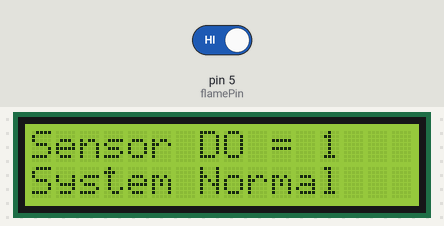
Bench run of a sketch on a simulated Arduino Uno, built with avr-gcc and run on an emulated ATmega328P. Shown: 16×2 character LCD. The test bench sets the inputs (shaded band); at power-on: pin 5 (flamePin) HIGH. What the sketch prints to the serial monitor is not drawn.

Above: at 2.8 s.
2.9 s: pin 5 (flamePin) driven LOW
At 4.6 s:
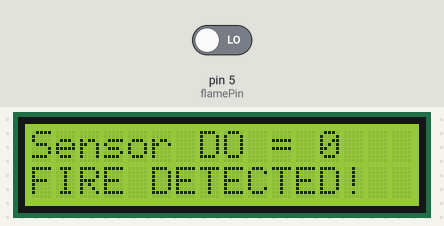
5.2 s: pin 5 (flamePin) driven HIGH
At 7.0 s:
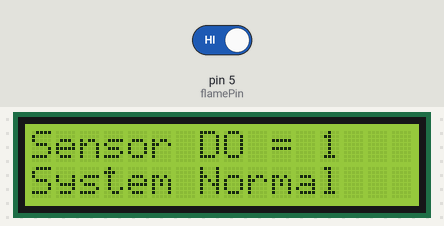
Timing chart, 0 to 8.5 s (numbered marks = the images above; inputs shaded):
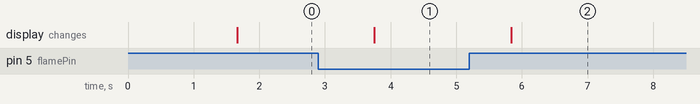

The sketch:

Flame_Detector.ino
```cpp
#include <Wire.h>
#include <LiquidCrystal_I2C.h>
#include <SoftwareSerial.h>

// I2C LCD address
LiquidCrystal_I2C lcd(0x27, 16, 2);

// HC-05: Arduino RX, TX
SoftwareSerial BT(10, 11);

// Flame sensor digital output
const int flamePin = 5;

// Most flame sensors output LOW when flame is detected
const int FLAME_ACTIVE = LOW;

void setup() {
  pinMode(flamePin, INPUT);

  Serial.begin(9600);
  BT.begin(9600);

  lcd.init();
  lcd.backlight();
  lcd.clear();

  lcd.setCursor(0, 0);
  lcd.print("FIRE DETECTOR");
  lcd.setCursor(0, 1);
  lcd.print("System Starting");

  Serial.println("Fire Detector Ready");
  BT.println("Fire Detector Ready");

  delay(1500);
  lcd.clear();
}

void loop() {
  int sensorValue = digitalRead(flamePin);
  bool fireDetected = (sensorValue == FLAME_ACTIVE);

  // Display sensor reading
  lcd.setCursor(0, 0);
  lcd.print("Sensor DO = ");
  lcd.print(sensorValue);
  lcd.print("   ");

  // Display detection status
  lcd.setCursor(0, 1);

  if (fireDetected) {
    lcd.print("FIRE DETECTED!  ");
  } else {
    lcd.print("System Normal   ");
  }

  // Serial Monitor output
  Serial.print("DO = ");
  Serial.print(sensorValue);
  Serial.print(" | ");
  Serial.println(fireDetected ? "FIRE DETECTED!" : "NO FIRE");

  // Mobile Bluetooth output
  BT.println(fireDetected ? "FIRE DETECTED!" : "NO FIRE");

  delay(1000);
}
```

Measured:
- after the input at 2.9 s, the display: changes after 0.85 s (image 1)
- after the input at 5.2 s, the display: changes after 0.64 s (image 2)
